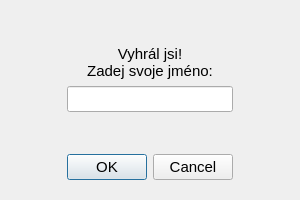
<?xml version="1.0" encoding="UTF-8"?>
<ui version="4.0">
 <class>Dialog</class>
 <widget class="QDialog" name="Dialog">
  <property name="geometry">
   <rect>
    <x>0</x>
    <y>0</y>
    <width>300</width>
    <height>200</height>
   </rect>
  </property>
  <property name="minimumSize">
   <size>
    <width>300</width>
    <height>200</height>
   </size>
  </property>
  <property name="maximumSize">
   <size>
    <width>300</width>
    <height>200</height>
   </size>
  </property>
  <property name="windowTitle">
   <string>Vyhrál jsi!</string>
  </property>
  <layout class="QGridLayout" name="gridLayout_2">
   <item row="0" column="0">
    <widget class="QWidget" name="widget_2" native="true">
     <property name="sizePolicy">
      <sizepolicy hsizetype="Expanding" vsizetype="Preferred">
       <horstretch>1</horstretch>
       <verstretch>0</verstretch>
      </sizepolicy>
     </property>
    </widget>
   </item>
   <item row="0" column="1">
    <widget class="QWidget" name="widget" native="true">
     <property name="sizePolicy">
      <sizepolicy hsizetype="Expanding" vsizetype="Preferred">
       <horstretch>2</horstretch>
       <verstretch>0</verstretch>
      </sizepolicy>
     </property>
     <layout class="QGridLayout" name="gridLayout">
      <item row="0" column="0">
       <widget class="QLabel" name="label">
        <property name="sizePolicy">
         <sizepolicy hsizetype="Expanding" vsizetype="Preferred">
          <horstretch>1</horstretch>
          <verstretch>2</verstretch>
         </sizepolicy>
        </property>
        <property name="font">
         <font>
          <pointsize>11</pointsize>
         </font>
        </property>
        <property name="text">
         <string>Vyhrál jsi!
Zadej svoje jméno:</string>
        </property>
        <property name="alignment">
         <set>Qt::AlignBottom|Qt::AlignHCenter</set>
        </property>
       </widget>
      </item>
      <item row="3" column="0">
       <widget class="QDialogButtonBox" name="buttonBox">
        <property name="font">
         <font>
          <pointsize>11</pointsize>
         </font>
        </property>
        <property name="orientation">
         <enum>Qt::Horizontal</enum>
        </property>
        <property name="standardButtons">
         <set>QDialogButtonBox::Cancel|QDialogButtonBox::Ok</set>
        </property>
       </widget>
      </item>
      <item row="1" column="0">
       <widget class="QLineEdit" name="lineEdit">
        <property name="sizePolicy">
         <sizepolicy hsizetype="Expanding" vsizetype="Fixed">
          <horstretch>0</horstretch>
          <verstretch>0</verstretch>
         </sizepolicy>
        </property>
        <property name="font">
         <font>
          <pointsize>11</pointsize>
         </font>
        </property>
       </widget>
      </item>
      <item row="2" column="0">
       <widget class="QWidget" name="widget_4" native="true">
        <property name="sizePolicy">
         <sizepolicy hsizetype="Preferred" vsizetype="Preferred">
          <horstretch>0</horstretch>
          <verstretch>1</verstretch>
         </sizepolicy>
        </property>
       </widget>
      </item>
     </layout>
    </widget>
   </item>
   <item row="0" column="2">
    <widget class="QWidget" name="widget_3" native="true">
     <property name="sizePolicy">
      <sizepolicy hsizetype="Expanding" vsizetype="Preferred">
       <horstretch>1</horstretch>
       <verstretch>0</verstretch>
      </sizepolicy>
     </property>
    </widget>
   </item>
  </layout>
 </widget>
 <resources/>
 <connections>
  <connection>
   <sender>buttonBox</sender>
   <signal>accepted()</signal>
   <receiver>Dialog</receiver>
   <slot>accept()</slot>
   <hints>
    <hint type="sourcelabel">
     <x>248</x>
     <y>254</y>
    </hint>
    <hint type="destinationlabel">
     <x>157</x>
     <y>274</y>
    </hint>
   </hints>
  </connection>
  <connection>
   <sender>buttonBox</sender>
   <signal>rejected()</signal>
   <receiver>Dialog</receiver>
   <slot>reject()</slot>
   <hints>
    <hint type="sourcelabel">
     <x>316</x>
     <y>260</y>
    </hint>
    <hint type="destinationlabel">
     <x>286</x>
     <y>274</y>
    </hint>
   </hints>
  </connection>
 </connections>
</ui>
